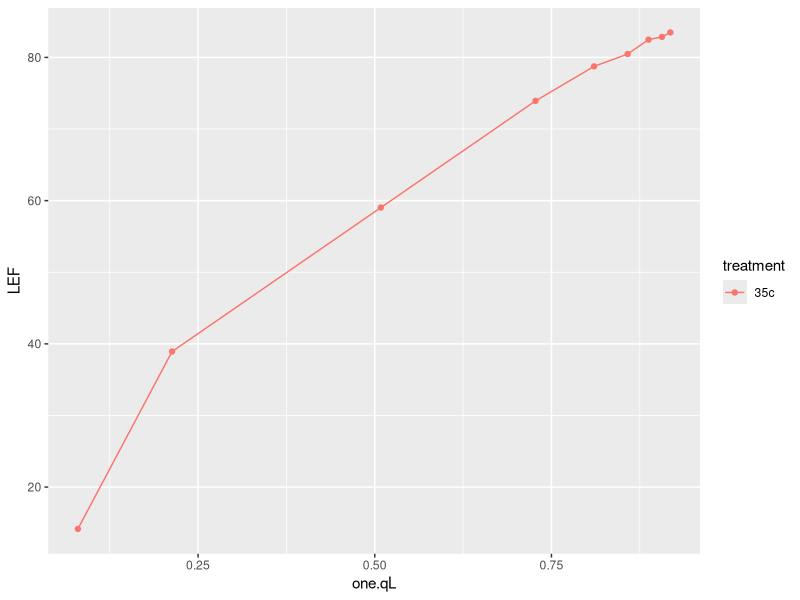
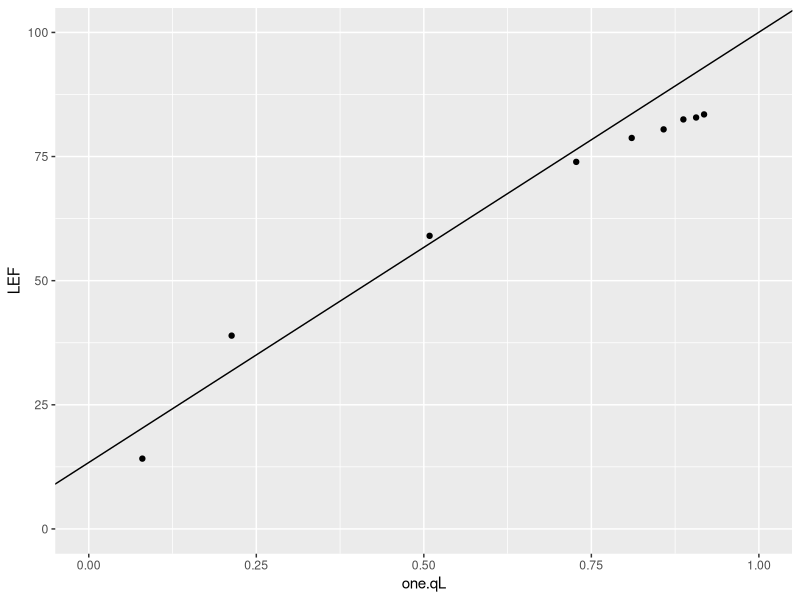
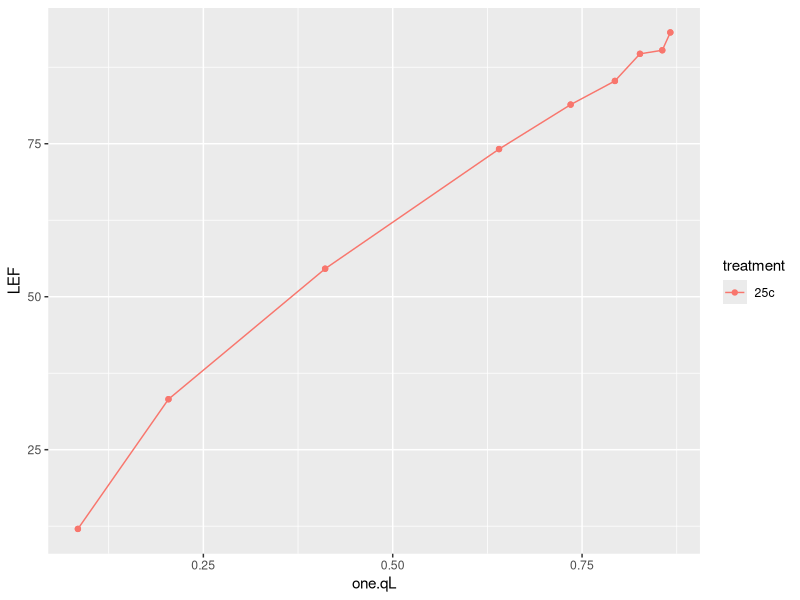
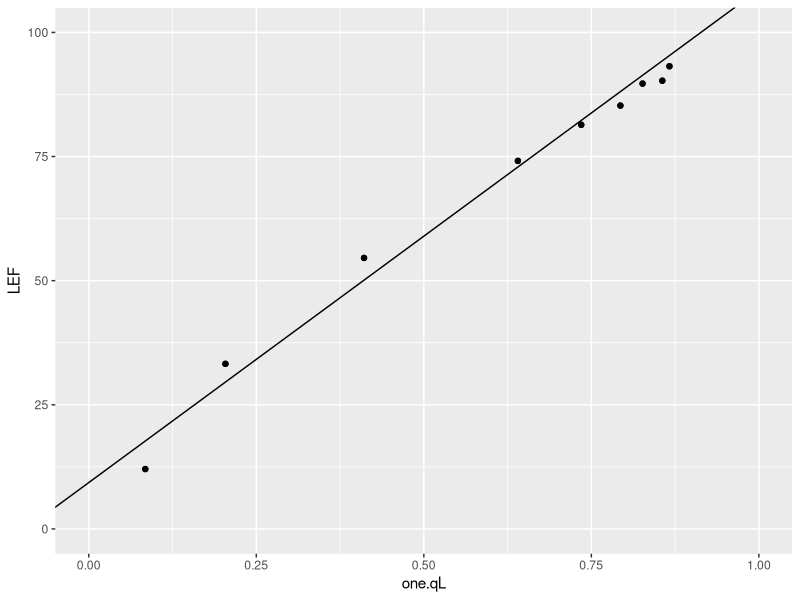
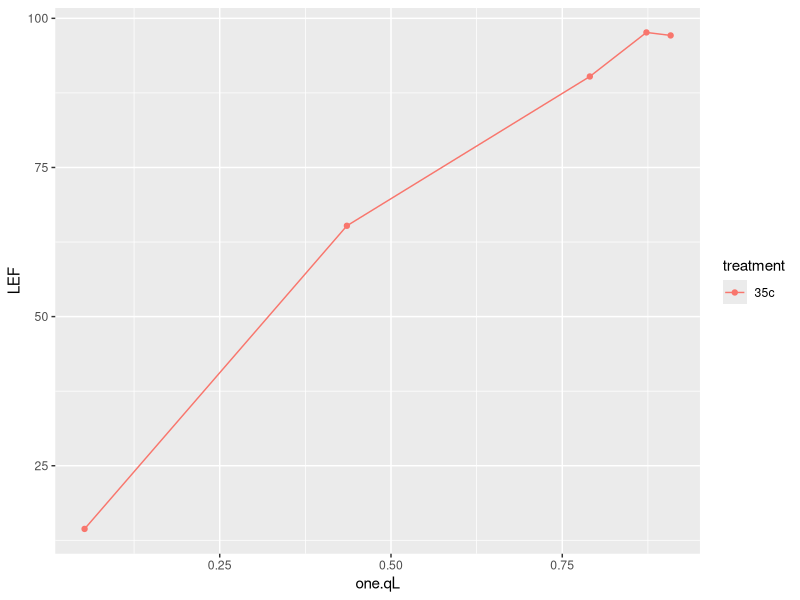
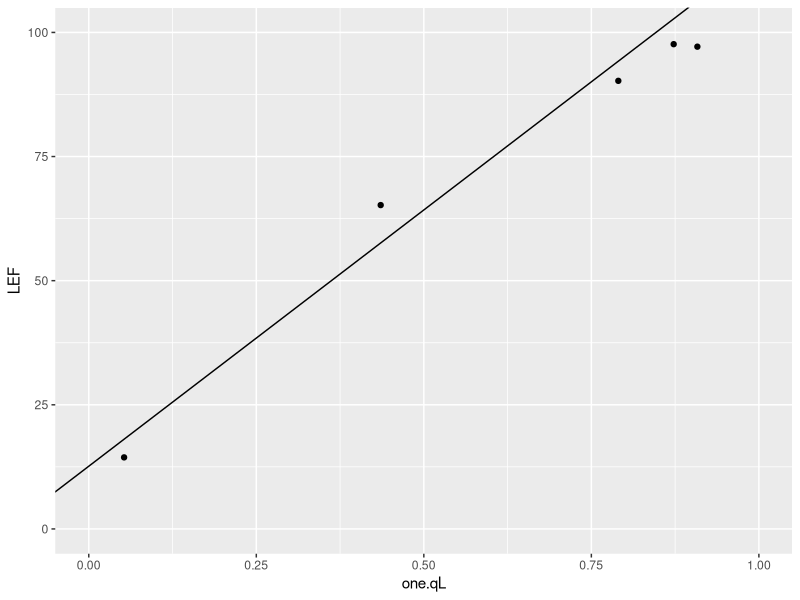
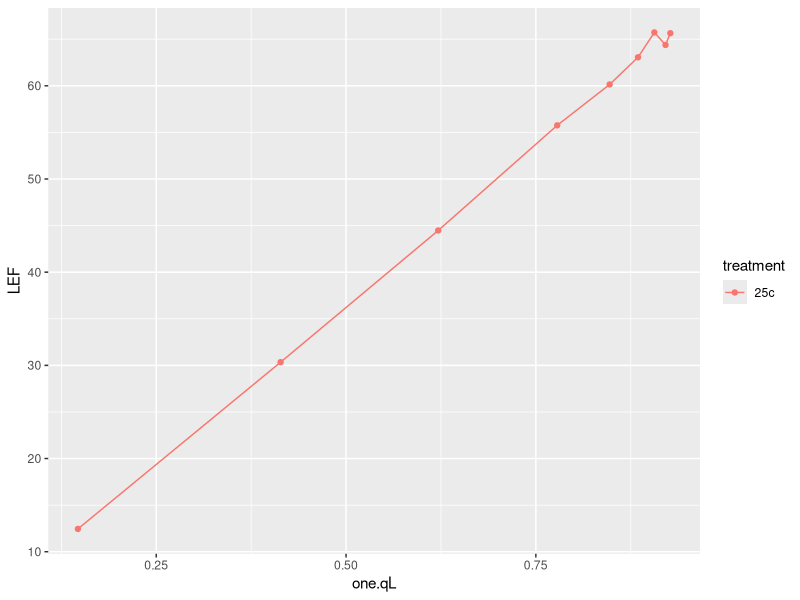
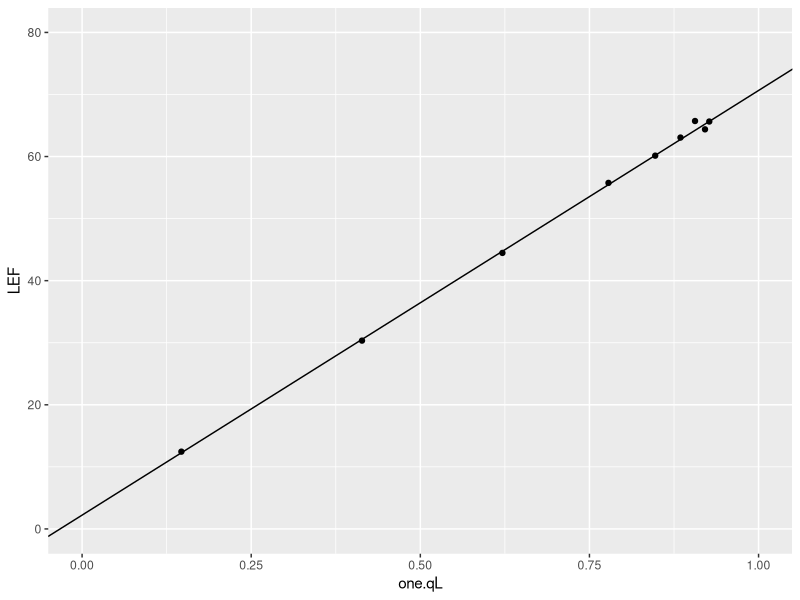

Source code (R) for these figures, in order:
### Load Libraries
library(tidyverse)

### read in .csv
lrc_24 <- read.csv("lrc_24.csv")

### Curve 1 not good


### Curve 2
gg_2 <- lrc_24 %>% 
  filter(id == "gg_2")
ggplot(gg_2, aes(x = one.qL, y = LEF, color = treatment, group = id)) + geom_point() + geom_line()
# creating linear model
lm_gg2 <- lm(LEF ~ one.qL, data = gg_2, subset = one.qL < 0.8)
# creating slope and intercept
gg_2_slope <- coef(lm_gg2)[2]
gg_2_intercept <- coef(lm_gg2)[1]
# plot
ggplot(gg_2, aes(one.qL, LEF)) +
  geom_point() +
  geom_abline(
    slope = gg_2_slope,
    intercept = gg_2_intercept) +
  scale_x_continuous(
    limits = c(0, 1)) + 
  scale_y_continuous(
    limits = c(0, 100))


### Curve 3
gg_3 <- lrc_24 %>% 
  filter(id == "gg_3")
ggplot(gg_3, aes(x = one.qL, y = LEF, color = treatment, group = id)) + geom_point() + geom_line()
# creating linear model
lm_gg3 <- lm(LEF ~ one.qL, data = gg_3, subset = one.qL < 0.8)
# creating slope and intercept
gg_3_slope <- coef(lm_gg3)[2]
gg_3_intercept <- coef(lm_gg3)[1]
# plot
ggplot(gg_3, aes(one.qL, LEF)) +
  geom_point() +
  geom_abline(
    slope = gg_3_slope,
    intercept = gg_3_intercept) +
  scale_x_continuous(
    limits = c(0, 1)) + 
  scale_y_continuous(
    limits = c(0, 100))



### Curve 4
gg_4 <- lrc_24 %>% 
  filter(id == "gg_4")
ggplot(gg_4, aes(x = one.qL, y = LEF, color = treatment, group = id)) + geom_point() + geom_line()
# creating linear model
lm_gg4 <- lm(LEF ~ one.qL, data = gg_4, subset = one.qL < 0.8)
# creating slope and intercept
gg_4_slope <- coef(lm_gg4)[2]
gg_4_intercept <- coef(lm_gg4)[1]
# plot
ggplot(gg_4, aes(one.qL, LEF)) +
  geom_point() +
  geom_abline(
    slope = gg_4_slope,
    intercept = gg_4_intercept) +
  scale_x_continuous(
    limits = c(0, 1)) + 
  scale_y_continuous(
    limits = c(0, 100))



### Curve 5
gg_5 <- lrc_24 %>% 
  filter(id == "gg_5")
ggplot(gg_5, aes(x = one.qL, y = LEF, color = treatment, group = id)) + geom_point() + geom_line()
# creating linear model
lm_gg5 <- lm(LEF ~ one.qL, data = gg_5, subset = one.qL < 0.8)
# creating slope and intercept
gg_5_slope <- coef(lm_gg5)[2]
gg_5_intercept <- coef(lm_gg5)[1]
# plot
ggplot(gg_5, aes(one.qL, LEF)) +
  geom_point() +
  geom_abline(
    slope = gg_5_slope,
    intercept = gg_5_intercept) +
  scale_x_continuous(
    limits = c(0, 1)) + 
  scale_y_continuous(
    limits = c(0, 80))



### Curve 6
gg_6 <- lrc_24 %>% 
  filter(id == "gg_6")
ggplot(gg_6, aes(x = one.qL, y = LEF, color = treatment, group = id)) + geom_point() + geom_line()
# creating linear model
lm_gg6 <- lm(LEF ~ one.qL, data = gg_6, subset = one.qL < 0.8)
# creating slope and intercept
gg_6_slope <- coef(lm_gg6)[2]
gg_6_intercept <- coef(lm_gg6)[1]
# plot
ggplot(gg_6, aes(one.qL, LEF)) +
  geom_point() +
  geom_abline(
    slope = gg_6_slope,
    intercept = gg_6_intercept) +
  scale_x_continuous(
    limits = c(0, 1)) + 
  scale_y_continuous(
    limits = c(0, 30))


### Curve 7
gg_7 <- lrc_24 %>% 
  filter(id == "gg_7")
ggplot(gg_7, aes(x = one.qL, y = LEF, color = treatment, group = id)) + geom_point() + geom_line()
# creating linear model
lm_gg7 <- lm(LEF ~ one.qL, data = gg_7, subset = one.qL < 0.8)
# creating slope and intercept
gg_7_slope <- coef(lm_gg7)[2]
gg_7_intercept <- coef(lm_gg7)[1]
# plot
ggplot(gg_7, aes(one.qL, LEF)) +
  geom_point() +
  geom_abline(
    slope = gg_7_slope,
    intercept = gg_7_intercept) +
  scale_x_continuous(
    limits = c(0, 1)) + 
  scale_y_continuous(
    limits = c(0, 100))


### Curve 8
gg_8 <- lrc_24 %>% 
  filter(id == "gg_8")
ggplot(gg_8, aes(x = one.qL, y = LEF, color = treatment, group = id)) + geom_point() + geom_line()
# creating linear model
lm_gg8 <- lm(LEF ~ one.qL, data = gg_8, subset = one.qL < 0.8)
# creating slope and intercept
gg_8_slope <- coef(lm_gg8)[2]
gg_8_intercept <- coef(lm_gg8)[1]
# plot
ggplot(gg_8, aes(one.qL, LEF)) +
  geom_point() +
  geom_abline(
    slope = gg_8_slope,
    intercept = gg_8_intercept) +
  scale_x_continuous(
    limits = c(0, 1)) + 
  scale_y_continuous(
    limits = c(0, 80))



### Curve 9
gg_9 <- lrc_24 %>% 
  filter(id == "gg_9")
ggplot(gg_9, aes(x = one.qL, y = LEF, color = treatment, group = id)) + geom_point() + geom_line()
# creating linear model
lm_gg9 <- lm(LEF ~ one.qL, data = gg_9, subset = one.qL < 0.8)
# creating slope and intercept
gg_9_slope <- coef(lm_gg9)[2]
gg_9_intercept <- coef(lm_gg9)[1]
# plot
ggplot(gg_9, aes(one.qL, LEF)) +
  geom_point() +
  geom_abline(
    slope = gg_9_slope,
    intercept = gg_9_intercept) +
  scale_x_continuous(
    limits = c(0, 1)) + 
  scale_y_continuous(
    limits = c(0, 100))



### Curve 10
gg_10 <- lrc_24 %>% 
  filter(id == "gg_10")
ggplot(gg_10, aes(x = one.qL, y = LEF, color = treatment, group = id)) + geom_point() + geom_line()
# creating linear model
lm_gg10 <- lm(LEF ~ one.qL, data = gg_10, subset = one.qL < 0.8)
# creating slope and intercept
gg_10_slope <- coef(lm_gg10)[2]
gg_10_intercept <- coef(lm_gg10)[1]
# plot
ggplot(gg_10, aes(one.qL, LEF)) +
  geom_point() +
  geom_abline(
    slope = gg_10_slope,
    intercept = gg_10_intercept) +
  scale_x_continuous(
    limits = c(0, 1)) + 
  scale_y_continuous(
    limits = c(0, 100))



### Curve 11
gg_11 <- lrc_24 %>% 
  filter(id == "gg_11")
ggplot(gg_11, aes(x = one.qL, y = LEF, color = treatment, group = id)) + geom_point() + geom_line()
# creating linear model
lm_gg11 <- lm(LEF ~ one.qL, data = gg_11, subset = one.qL < 0.8)
# creating slope and intercept
gg_11_slope <- coef(lm_gg11)[2]
gg_11_intercept <- coef(lm_gg11)[1]
# plot
ggplot(gg_11, aes(one.qL, LEF)) +
  geom_point() +
  geom_abline(
    slope = gg_11_slope,
    intercept = gg_11_intercept) +
  scale_x_continuous(
    limits = c(0, 1)) + 
  scale_y_continuous(
    limits = c(0, 100))



### Curve 12
gg_12 <- lrc_24 %>% 
  filter(id == "gg_12")
ggplot(gg_12, aes(x = one.qL, y = LEF, color = treatment, group = id)) + geom_point() + geom_line()
# creating linear model
lm_gg12 <- lm(LEF ~ one.qL, data = gg_12, subset = one.qL < 0.8)
# creating slope and intercept
gg_12_slope <- coef(lm_gg12)[2]
gg_12_intercept <- coef(lm_gg12)[1]
# plot
ggplot(gg_12, aes(one.qL, LEF)) +
  geom_point() +
  geom_abline(
    slope = gg_12_slope,
    intercept = gg_12_intercept) +
  scale_x_continuous(
    limits = c(0, 1)) + 
  scale_y_continuous(
    limits = c(0, 50))



### Curve 13 no data 



### Curve 14
gg_14 <- lrc_24 %>% 
  filter(id == "gg_14")
ggplot(gg_14, aes(x = one.qL, y = LEF, color = treatment, group = id)) + geom_point() + geom_line()
# creating linear model
lm_gg14 <- lm(LEF ~ one.qL, data = gg_14, subset = one.qL < 0.9)
# creating slope and intercept
gg_14_slope <- coef(lm_gg14)[2]
gg_14_intercept <- coef(lm_gg14)[1]
# plot
ggplot(gg_14, aes(one.qL, LEF)) +
  geom_point() +
  geom_abline(
    slope = gg_14_slope,
    intercept = gg_14_intercept) +
  scale_x_continuous(
    limits = c(0, 1)) + 
  scale_y_continuous(
    limits = c(0, 100))



### Curve 15
gg_15 <- lrc_24 %>% 
  filter(id == "gg_15")
ggplot(gg_15, aes(x = one.qL, y = LEF, color = treatment, group = id)) + geom_point() + geom_line()
# creating linear model
lm_gg15 <- lm(LEF ~ one.qL, data = gg_15, subset = one.qL < 0.8)
# creating slope and intercept
gg_15_slope <- coef(lm_gg15)[2]
gg_15_intercept <- coef(lm_gg15)[1]
# plot
ggplot(gg_15, aes(one.qL, LEF)) +
  geom_point() +
  geom_abline(
    slope = gg_15_slope,
    intercept = gg_15_intercept) +
  scale_x_continuous(
    limits = c(0, 1)) + 
  scale_y_continuous(
    limits = c(0, 100))



### Curve 16
gg_16 <- lrc_24 %>% 
  filter(id == "gg_16")
ggplot(gg_16, aes(x = one.qL, y = LEF, color = treatment, group = id)) + geom_point() + geom_line()
# creating linear model
lm_gg16 <- lm(LEF ~ one.qL, data = gg_16, subset = one.qL < 0.8)
# creating slope and intercept
gg_16_slope <- coef(lm_gg16)[2]
gg_16_intercept <- coef(lm_gg16)[1]
# plot
ggplot(gg_16, aes(one.qL, LEF)) +
  geom_point() +
  geom_abline(
    slope = gg_16_slope,
    intercept = gg_16_intercept) +
  scale_x_continuous(
    limits = c(0, 1)) + 
  scale_y_continuous(
    limits = c(0, 100))



### Curve 17 no data

### Curve 18
gg_18 <- lrc_24 %>% 
  filter(id == "gg_18")
ggplot(gg_18, aes(x = one.qL, y = LEF, color = treatment, group = id)) + geom_point() + geom_line()
# creating linear model
lm_gg18 <- lm(LEF ~ one.qL, data = gg_18, subset = one.qL < 0.8)
# creating slope and intercept
gg_18_slope <- coef(lm_gg18)[2]
gg_18_intercept <- coef(lm_gg18)[1]
# plot
ggplot(gg_18, aes(one.qL, LEF)) +
  geom_point() +
  geom_abline(
    slope = gg_18_slope,
    intercept = gg_18_intercept) +
  scale_x_continuous(
    limits = c(0, 1)) + 
  scale_y_continuous(
    limits = c(0, 70))


### Curve 19
gg_19 <- lrc_24 %>% 
  filter(id == "gg_19")
ggplot(gg_19, aes(x = one.qL, y = LEF, color = treatment, group = id)) + geom_point() + geom_line()
# creating linear model
lm_gg19 <- lm(LEF ~ one.qL, data = gg_19, subset = one.qL < 0.9)
# creating slope and intercept
gg_19_slope <- coef(lm_gg19)[2]
gg_19_intercept <- coef(lm_gg19)[1]
# plot
ggplot(gg_19, aes(one.qL, LEF)) +
  geom_point() +
  geom_abline(
    slope = gg_19_slope,
    intercept = gg_19_intercept) +
  scale_x_continuous(
    limits = c(0, 1)) + 
  scale_y_continuous(
    limits = c(0, 100))



### Curve 20 no data

### Curve 21
gg_21 <- lrc_24 %>% 
  filter(id == "gg_21")
ggplot(gg_21, aes(x = one.qL, y = LEF, color = treatment, group = id)) + geom_point() + geom_line()
# creating linear model
lm_gg21 <- lm(LEF ~ one.qL, data = gg_21, subset = one.qL < 0.9)
# creating slope and intercept
gg_21_slope <- coef(lm_gg21)[2]
gg_21_intercept <- coef(lm_gg21)[1]
# plot
ggplot(gg_21, aes(one.qL, LEF)) +
  geom_point() +
  geom_abline(
    slope = gg_21_slope,
    intercept = gg_21_intercept) +
  scale_x_continuous(
    limits = c(0, 1)) + 
  scale_y_continuous(
    limits = c(0, 100))



### Curve 22
gg_22 <- lrc_24 %>% 
  filter(id == "gg_22")
gg_22 <- gg_22 %>% 
  filter(machine == "albert")
ggplot(gg_22, aes(x = one.qL, y = LEF, color = treatment, group = id)) + geom_point() + geom_line()
# creating linear model
lm_gg22 <- lm(LEF ~ one.qL, data = gg_22, subset = one.qL < 0.9)
# creating slope and intercept
gg_22_slope <- coef(lm_gg22)[2]
gg_22_intercept <- coef(lm_gg22)[1]
# plot
ggplot(gg_22, aes(one.qL, LEF)) +
  geom_point() +
  geom_abline(
    slope = gg_22_slope,
    intercept = gg_22_intercept) +
  scale_x_continuous(
    limits = c(0, 1)) + 
  scale_y_continuous(
    limits = c(0, 100))



### Curve 23
gg_23 <- lrc_24 %>% 
  filter(id == "gg_23")
ggplot(gg_23, aes(x = one.qL, y = LEF, color = treatment, group = id)) + geom_point() + geom_line()
# creating linear model
lm_gg23 <- lm(LEF ~ one.qL, data = gg_23, subset = one.qL < 0.8)
# creating slope and intercept
gg_23_slope <- coef(lm_gg23)[2]
gg_23_intercept <- coef(lm_gg23)[1]
# plot
ggplot(gg_23, aes(one.qL, LEF)) +
  geom_point() +
  geom_abline(
    slope = gg_23_slope,
    intercept = gg_23_intercept) +
  scale_x_continuous(
    limits = c(0, 1)) + 
  scale_y_continuous(
    limits = c(0, 100))



### Curve 24
gg_24 <- lrc_24 %>% 
  filter(id == "gg_24")
ggplot(gg_24, aes(x = one.qL, y = LEF, color = treatment, group = id)) + geom_point() + geom_line()
# creating linear model
lm_gg24 <- lm(LEF ~ one.qL, data = gg_24, subset = one.qL < 0.9)
# creating slope and intercept
gg_24_slope <- coef(lm_gg24)[2]
gg_24_intercept <- coef(lm_gg24)[1]
# plot
ggplot(gg_24, aes(one.qL, LEF)) +
  geom_point() +
  geom_abline(
    slope = gg_24_slope,
    intercept = gg_24_intercept) +
  scale_x_continuous(
    limits = c(0, 1)) + 
  scale_y_continuous(
    limits = c(0, 100))



### Curve 25
gg_25 <- lrc_24 %>% 
  filter(id == "gg_25")
ggplot(gg_25, aes(x = one.qL, y = LEF, color = treatment, group = id)) + geom_point() + geom_line()
# creating linear model
lm_gg25 <- lm(LEF ~ one.qL, data = gg_25, subset = one.qL < 1)
# creating slope and intercept
gg_25_slope <- coef(lm_gg25)[2]
gg_25_intercept <- coef(lm_gg25)[1]
# plot
ggplot(gg_25, aes(one.qL, LEF)) +
  geom_point() +
  geom_abline(
    slope = gg_25_slope,
    intercept = gg_25_intercept) +
  scale_x_continuous(
    limits = c(0, 1)) + 
  scale_y_continuous(
    limits = c(0, 100))



### Curve 26
gg_26 <- lrc_24 %>% 
  filter(id == "gg_26")
ggplot(gg_26, aes(x = one.qL, y = LEF, color = treatment, group = id)) + geom_point() + geom_line()
# creating linear model
lm_gg26 <- lm(LEF ~ one.qL, data = gg_26, subset = one.qL < 0.9)
# creating slope and intercept
gg_26_slope <- coef(lm_gg26)[2]
gg_26_intercept <- coef(lm_gg26)[1]
# plot
ggplot(gg_26, aes(one.qL, LEF)) +
  geom_point() +
  geom_abline(
    slope = gg_26_slope,
    intercept = gg_26_intercept) +
  scale_x_continuous(
    limits = c(0, 1)) + 
  scale_y_continuous(
    limits = c(0, 100))



### Curve 27
gg_27 <- lrc_24 %>% 
  filter(id == "gg_27")
ggplot(gg_27, aes(x = one.qL, y = LEF, color = treatment, group = id)) + geom_point() + geom_line()
# creating linear model
lm_gg27 <- lm(LEF ~ one.qL, data = gg_27, subset = one.qL < 0.9)
# creating slope and intercept
gg_27_slope <- coef(lm_gg27)[2]
gg_27_intercept <- coef(lm_gg27)[1]
# plot
ggplot(gg_27, aes(one.qL, LEF)) +
  geom_point() +
  geom_abline(
    slope = gg_27_slope,
    intercept = gg_27_intercept) +
  scale_x_continuous(
    limits = c(0, 1)) + 
  scale_y_continuous(
    limits = c(0, 100))


### Curve 28
gg_28 <- lrc_24 %>% 
  filter(id == "gg_28")
ggplot(gg_28, aes(x = one.qL, y = LEF, color = treatment, group = id)) + geom_point() + geom_line()
# creating linear model
lm_gg28 <- lm(LEF ~ one.qL, data = gg_28, subset = one.qL < 0.8)
# creating slope and intercept
gg_28_slope <- coef(lm_gg28)[2]
gg_28_intercept <- coef(lm_gg28)[1]
# plot
ggplot(gg_28, aes(one.qL, LEF)) +
  geom_point() +
  geom_abline(
    slope = gg_28_slope,
    intercept = gg_28_intercept) +
  scale_x_continuous(
    limits = c(0, 1)) + 
  scale_y_continuous(
    limits = c(0, 100))


### Curve 29
gg_29 <- lrc_24 %>% 
  filter(id == "gg_29")
ggplot(gg_29, aes(x = one.qL, y = LEF, color = treatment, group = id)) + geom_point() + geom_line()
# creating linear model
lm_gg29 <- lm(LEF ~ one.qL, data = gg_29, subset = one.qL < 0.9)
# creating slope and intercept
gg_29_slope <- coef(lm_gg29)[2]
gg_29_intercept <- coef(lm_gg29)[1]
# plot
ggplot(gg_29, aes(one.qL, LEF)) +
  geom_point() +
  geom_abline(
    slope = gg_29_slope,
    intercept = gg_29_intercept) +
  scale_x_continuous(
    limits = c(0, 1)) + 
  scale_y_continuous(
    limits = c(0, 100))


### Curve 30
gg_30 <- lrc_24 %>% 
  filter(id == "gg_30")
ggplot(gg_30, aes(x = one.qL, y = LEF, color = treatment, group = id)) + geom_point() + geom_line()
# creating linear model
lm_gg30 <- lm(LEF ~ one.qL, data = gg_30, subset = one.qL < 0.8)
# creating slope and intercept
gg_30_slope <- coef(lm_gg30)[2]
gg_30_intercept <- coef(lm_gg30)[1]
# plot
ggplot(gg_30, aes(one.qL, LEF)) +
  geom_point() +
  geom_abline(
    slope = gg_30_slope,
    intercept = gg_30_intercept) +
  scale_x_continuous(
    limits = c(0, 1)) + 
  scale_y_continuous(
    limits = c(0, 100))


### Curve 3
gg_31 <- lrc_24 %>% 
  filter(id == "gg_31")
ggplot(gg_31, aes(x = one.qL, y = LEF, color = treatment, group = id)) + geom_point() + geom_line()
# creating linear model
lm_gg31 <- lm(LEF ~ one.qL, data = gg_31, subset = one.qL < 0.8)
# creating slope and intercept
gg_31_slope <- coef(lm_gg31)[2]
gg_31_intercept <- coef(lm_gg31)[1]
# plot
ggplot(gg_31, aes(one.qL, LEF)) +
  geom_point() +
  geom_abline(
    slope = gg_31_slope,
    intercept = gg_31_intercept) +
  scale_x_continuous(
    limits = c(0, 1)) + 
  scale_y_continuous(
    limits = c(0, 40))


### Curve 32
gg_32 <- lrc_24 %>% 
  filter(id == "gg_32")
ggplot(gg_32, aes(x = one.qL, y = LEF, color = treatment, group = id)) + geom_point() + geom_line()
# creating linear model
lm_gg32 <- lm(LEF ~ one.qL, data = gg_32, subset = one.qL < 0.8)
# creating slope and intercept
gg_32_slope <- coef(lm_gg32)[2]
gg_32_intercept <- coef(lm_gg32)[1]
# plot
ggplot(gg_32, aes(one.qL, LEF)) +
  geom_point() +
  geom_abline(
    slope = gg_32_slope,
    intercept = gg_32_intercept) +
  scale_x_continuous(
    limits = c(0, 1)) + 
  scale_y_continuous(
    limits = c(0, 50))



### Curve 33
gg_33 <- lrc_24 %>% 
  filter(id == "gg_33")
ggplot(gg_33, aes(x = one.qL, y = LEF, color = treatment, group = id)) + geom_point() + geom_line()
# creating linear model
lm_gg33 <- lm(LEF ~ one.qL, data = gg_33, subset = one.qL < 0.9)
# creating slope and intercept
gg_33_slope <- coef(lm_gg33)[2]
gg_33_intercept <- coef(lm_gg33)[1]
# plot
ggplot(gg_33, aes(one.qL, LEF)) +
  geom_point() +
  geom_abline(
    slope = gg_33_slope,
    intercept = gg_33_intercept) +
  scale_x_continuous(
    limits = c(0, 1)) + 
  scale_y_continuous(
    limits = c(0, 100))



### Curve 34
gg_34 <- lrc_24 %>% 
  filter(id == "gg_34")
ggplot(gg_34, aes(x = one.qL, y = LEF, color = treatment, group = id)) + geom_point() + geom_line()
# creating linear model
lm_gg34 <- lm(LEF ~ one.qL, data = gg_34, subset = one.qL  > 0.25)
# creating slope and intercept
gg_34_slope <- coef(lm_gg34)[2]
gg_34_intercept <- coef(lm_gg34)[1]
# plot
ggplot(gg_34, aes(one.qL, LEF)) +
  geom_point() +
  geom_abline(
    slope = gg_34_slope,
    intercept = gg_34_intercept) +
  scale_x_continuous(
    limits = c(0, 1)) + 
  scale_y_continuous(
    limits = c(0, 100))



### Curve 35
gg_35 <- lrc_24 %>% 
  filter(id == "gg_35")
ggplot(gg_35, aes(x = one.qL, y = LEF, color = treatment, group = id)) + geom_point() + geom_line()
# creating linear model
lm_gg35 <- lm(LEF ~ one.qL, data = gg_35, subset = one.qL < 0.8)
# creating slope and intercept
gg_35_slope <- coef(lm_gg35)[2]
gg_35_intercept <- coef(lm_gg35)[1]
# plot
ggplot(gg_35, aes(one.qL, LEF)) +
  geom_point() +
  geom_abline(
    slope = gg_35_slope,
    intercept = gg_35_intercept) +
  scale_x_continuous(
    limits = c(0, 1)) + 
  scale_y_continuous(
    limits = c(0, 200))



### Curve 36
gg_36 <- lrc_24 %>% 
  filter(id == "gg_36")
ggplot(gg_36, aes(x = one.qL, y = LEF, color = treatment, group = id)) + geom_point() + geom_line()
# creating linear model
lm_gg36 <- lm(LEF ~ one.qL, data = gg_36, subset = one.qL < 0.8)
# creating slope and intercept
gg_36_slope <- coef(lm_gg36)[2]
gg_36_intercept <- coef(lm_gg36)[1]
# plot
ggplot(gg_36, aes(one.qL, LEF)) +
  geom_point() +
  geom_abline(
    slope = gg_36_slope,
    intercept = gg_36_intercept) +
  scale_x_continuous(
    limits = c(0, 1)) + 
  scale_y_continuous(
    limits = c(0, 100))



### Curve 37
gg_37 <- lrc_24 %>% 
  filter(id == "gg_37")
ggplot(gg_37, aes(x = one.qL, y = LEF, color = treatment, group = id)) + geom_point() + geom_line()
# creating linear model
lm_gg37 <- lm(LEF ~ one.qL, data = gg_37, subset = one.qL < 0.8)
# creating slope and intercept
gg_37_slope <- coef(lm_gg37)[2]
gg_37_intercept <- coef(lm_gg37)[1]
# plot
ggplot(gg_37, aes(one.qL, LEF)) +
  geom_point() +
  geom_abline(
    slope = gg_37_slope,
    intercept = gg_37_intercept) +
  scale_x_continuous(
    limits = c(0, 1)) + 
  scale_y_continuous(
    limits = c(0, 100))



### Curve 38
gg_38 <- lrc_24 %>% 
  filter(id == "gg_38")
ggplot(gg_38, aes(x = one.qL, y = LEF, color = treatment, group = id)) + geom_point() + geom_line()
# creating linear model
lm_gg38 <- lm(LEF ~ one.qL, data = gg_38, subset = one.qL < 0.9)
# creating slope and intercept
gg_38_slope <- coef(lm_gg38)[2]
gg_38_intercept <- coef(lm_gg38)[1]
# plot
ggplot(gg_38, aes(one.qL, LEF)) +
  geom_point() +
  geom_abline(
    slope = gg_38_slope,
    intercept = gg_38_intercept) +
  scale_x_continuous(
    limits = c(0, 1)) + 
  scale_y_continuous(
    limits = c(0, 100))



### Curve 39
gg_39 <- lrc_24 %>% 
  filter(id == "gg_39")
ggplot(gg_39, aes(x = one.qL, y = LEF, color = treatment, group = id)) + geom_point() + geom_line()
# creating linear model
lm_gg39 <- lm(LEF ~ one.qL, data = gg_39, subset = one.qL < 098)
# creating slope and intercept
gg_39_slope <- coef(lm_gg39)[2]
gg_39_intercept <- coef(lm_gg39)[1]
# plot
ggplot(gg_39, aes(one.qL, LEF)) +
  geom_point() +
  geom_abline(
    slope = gg_39_slope,
    intercept = gg_39_intercept) +
  scale_x_continuous(
    limits = c(0, 1)) + 
  scale_y_continuous(
    limits = c(0, 100))


### Curve 40
gg_40 <- lrc_24 %>% 
  filter(id == "gg_40")
ggplot(gg_40, aes(x = one.qL, y = LEF, color = treatment, group = id)) + geom_point() + geom_line()
# creating linear model
lm_gg40 <- lm(LEF ~ one.qL, data = gg_40, subset = one.qL < 0.8)
# creating slope and intercept
gg_40_slope <- coef(lm_gg40)[2]
gg_40_intercept <- coef(lm_gg40)[1]
# plot
ggplot(gg_40, aes(one.qL, LEF)) +
  geom_point() +
  geom_abline(
    slope = gg_40_slope,
    intercept = gg_40_intercept) +
  scale_x_continuous(
    limits = c(0, 1)) + 
  scale_y_continuous(
    limits = c(0, 50))


### Creating dataframe
vqmax24_df <- data.frame(
  id = c("gg_2", "gg_3", "gg_4", "gg_5", "gg_6", "gg_7", "gg_8", "gg_9",
         "gg_10", "gg_11", "gg_12", "gg_14", "gg_15", "gg_16", "gg_18", 
         "gg_19", "gg_21", "gg_22", "gg_23", "gg_24", "gg_25", "gg_26", 
         "gg_27", "gg_28", "gg_29", "gg_30", "gg_31", "gg_32", "gg_33", "gg_34", 
         "gg_35", "gg_36", "gg_37", "gg_38", "gg_39", "gg_40" ),
  slope_24 = c(gg_2_slope, gg_3_slope, gg_4_slope, gg_5_slope, gg_6_slope, gg_7_slope, gg_8_slope, gg_9_slope,
              gg_10_slope, gg_11_slope, gg_12_slope, gg_14_slope, gg_15_slope, gg_16_slope, gg_18_slope, 
              gg_19_slope, gg_21_slope, gg_22_slope, gg_23_slope, gg_24_slope, gg_25_slope, gg_26_slope, 
              gg_27_slope, gg_28_slope, gg_29_slope, gg_30_slope, gg_31_slope, gg_32_slope, gg_33_slope, gg_34_slope, 
              gg_35_slope, gg_36_slope, gg_37_slope, gg_38_slope, gg_39_slope, gg_40_slope),
  intercept_24 = c(gg_2_intercept, gg_3_intercept, gg_4_intercept, gg_5_intercept, gg_6_intercept, gg_7_intercept, gg_8_intercept, gg_9_intercept,
              gg_10_intercept, gg_11_intercept, gg_12_intercept, gg_14_intercept, gg_15_intercept, gg_16_intercept, gg_18_intercept, 
              gg_19_intercept, gg_21_intercept, gg_22_intercept, gg_23_intercept, gg_24_intercept, gg_25_intercept, gg_26_intercept, 
              gg_27_intercept, gg_28_intercept, gg_29_intercept, gg_30_intercept, gg_31_intercept, gg_32_intercept, gg_33_intercept, gg_34_intercept, 
              gg_35_intercept, gg_36_intercept, gg_37_intercept, gg_38_intercept, gg_39_intercept, gg_40_intercept)
)
vqmax24_df

### calculating Vqmax
vqmax24_df$vqmax_24 <- vqmax24_df$intercept + vqmax24_df$slope
vqmax24_df

### adding treatment column
vqmax24_df$replicate <- as.numeric(gsub("\\D", "", vqmax24_df$id))
vqmax24_df$treatment <- ifelse(vqmax24_df$replicate %% 2 == 1,
                               "25c",
                               "35c")
vqmax24_df$replicate <- NULL
vqmax24_df

### add leaf temp
vqmax24_df$tleaf_fac <- "24c"
vqmax24_df


### graph and stats time
ggplot(vqmax24_df, aes(x = treatment, y = vqmax_24)) + geom_boxplot() 
vqmax24_lm <- lm(vqmax_24 ~ treatment, data = vqmax24_df)
anova(vqmax24_lm)
plot(vqmax24_lm)

### write .csv
write.csv(vqmax24_df, "vqmax24_df.csv")
